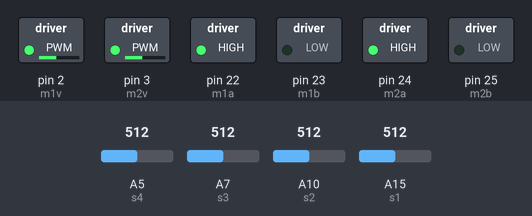
Bench run of a sketch on a simulated Arduino Mega 2560, built with avr-gcc and run on an emulated ATmega2560. Parts: switched loads named in the sketch (green lamp = pin HIGH). The inputs (shaded band) are chosen by the test bench; at power-on: A5 (s4) = 512, A7 (s3) = 512, A10 (s2) = 512, A15 (s1) = 512.

Above: at 0.1 s.
Timing chart, 0 to 1.6 s (numbered marks = the images above):
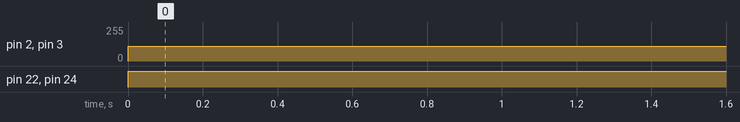

Measured:
- by itself, pin 2 (m1v), pin 3 (m2v): 0/255 → 110/255 at 0.00 s
- by itself, pin 22 (m1a), pin 24 (m2a): LOW → HIGH at 0.00 s

The sketch:

PD.ino
```cpp
// Sensores
const byte s1 = A15;
const byte s2 = A10;
const byte s3 = A7;
const byte s4 = A5;
const byte s5 = A0;

int calibra1 = 850;
int calibra2 = 950;
int calibra3 = 0;
int calibra4 = 950;
int calibra5 = 850;

//Calibração de cores
/*
const int amarelo = // Calibração amarela
const int verde = // Calibração verde
const int vermelho = // Calibração vermelho
*/

const bool PRETO = 1;
const bool BRANCO = 0;

int ler[5] = {0};


// Sistema PID

// Constantes controlador PID
const float Kp = 2; // Ganho proporcional
const float Kd = 0; // Ganho derivativo

// Variáveis de controle
float P = 0, D = 0, PD = 0;
int velEsq = 0, velDir = 0;
int erro = 0, erroAnterior = 0;


// Motores
const byte m1a = 22;
const byte m1b = 23;
const byte m2a = 24;
const byte m2b = 25;
const byte m1v = 2;
const byte m2v = 3;

byte velA = 110;
byte velB = 110;

int velMax = 128;
int velMin = 100;


// Mostrar os resultados lidos

void Mostrar() {
  Serial.print(analogRead(s1));
  Serial.print("   ");
  Serial.print(analogRead(s2));
  Serial.print("   ");
  Serial.print(analogRead(s3));
  Serial.print("   ");
  Serial.print(analogRead(s4));
  Serial.print("   ");
  Serial.print(analogRead(s5));
  Serial.println();
}


void Ler_Sensores() {

  // LDR 1
  if (analogRead(s1) > calibra1) {
    ler[0] == PRETO;
  }
  else {
    ler[0] == BRANCO;
  }

  // LDR 2
  if (analogRead(s2) > calibra2) {
    ler[1] == PRETO;
  }
  else {
    ler[1] == BRANCO;
  }

  // LDR 3
  if (analogRead(s2) > calibra3) {
    ler[2] == PRETO;
  }
  else {
    ler[2] == BRANCO;
  }

  // LDR 4
  if (analogRead(s3) > calibra4) {
    ler[3] == PRETO;
  }
  else {
    ler[3] == BRANCO;
  }

  // LDR 5
  if (analogRead(s4) > calibra5) {
    ler[4] == PRETO;
  }
  else {
    ler[4] == BRANCO;
  }
}

void Calcula_Erro(){
    // Central
    if((ler[0] == BRANCO)&&(ler[1] == BRANCO)&&(ler[2] == PRETO)&&(ler[3] == BRANCO)&&(ler[4] == BRANCO)) erro = 0;

    // Direita
    else if((ler[0] == BRANCO)&&(ler[1] == BRANCO)&&(ler[2] == PRETO)&&(ler[3] == PRETO)&&(ler[4] == BRANCO)) erro = 1;
    else if((ler[0] == BRANCO)&&(ler[1] == BRANCO)&&(ler[2] == BRANCO)&&(ler[3] == PRETO)&&(ler[4] == BRANCO)) erro = 2;
    else if((ler[0] == BRANCO)&&(ler[1] == BRANCO)&&(ler[2] == BRANCO)&&(ler[3] == PRETO)&&(ler[4] == PRETO)) erro = 3;
    else if((ler[0] == BRANCO)&&(ler[1] == BRANCO)&&(ler[2] == BRANCO)&&(ler[3] == BRANCO)&&(ler[4] == PRETO)) erro = 4;

    // Esquerda
    else if((ler[0] == BRANCO)&&(ler[1] == PRETO)&&(ler[2] == PRETO)&&(ler[3] == BRANCO)&&(ler[4] == BRANCO)) erro = -1;
    else if((ler[0] == BRANCO)&&(ler[1] == PRETO)&&(ler[2] == BRANCO)&&(ler[3] == BRANCO)&&(ler[4] == BRANCO)) erro = -2;
    else if((ler[0] == PRETO)&&(ler[1] == PRETO)&&(ler[2] == BRANCO)&&(ler[3] == BRANCO)&&(ler[4] == BRANCO)) erro = -3;
    else if((ler[0] == PRETO)&&(ler[1] == BRANCO)&&(ler[2] == BRANCO)&&(ler[3] == BRANCO)&&(ler[4] == BRANCO)) erro = -4;

  }

void Calculo_PD() {

  P = erro;
  D = erro - erroAnterior;
  PD = (Kp * P) + (Kd * D);
  erroAnterior = erro;

}

// Controle dos motores

void Motores() {

  if (PD >= 0) {
    velEsq = velA;
    velDir = velB - PD;
  }
  else {
    velEsq = velA + PD;
    velDir = velB;
  }

  if (velDir > velMax) {
    velDir = velMax;
  }
  if (velDir < velMin) {
    velDir = velMin;
  }

  if (velEsq > velMax) {
    velEsq = velMax;
  }
  if (velEsq < velMin) {
    velEsq = velMin;
  }

  digitalWrite(m1a, HIGH);
  digitalWrite(m1b, LOW);
  digitalWrite(m2a, HIGH);
  digitalWrite(m2b, LOW);
  analogWrite(m1v, velDir);
  analogWrite(m2v, velEsq);

}

void setup(){

  // Motores
  pinMode(m1a, OUTPUT);
  pinMode(m1b, OUTPUT);
  pinMode(m2a, OUTPUT);
  pinMode(m2b, OUTPUT);
  pinMode(m1v, OUTPUT);
  pinMode(m2v, OUTPUT);

  // Sensores
  pinMode(s1, INPUT);
  pinMode(s2, INPUT);
  pinMode(s3, INPUT);
  pinMode(s4, INPUT);
  pinMode(s5, INPUT);
  Serial.begin(9600);

}

void loop() {

 Ler_Sensores();
 Calcula_Erro();
 Calculo_PD();
 Motores();

}
```
